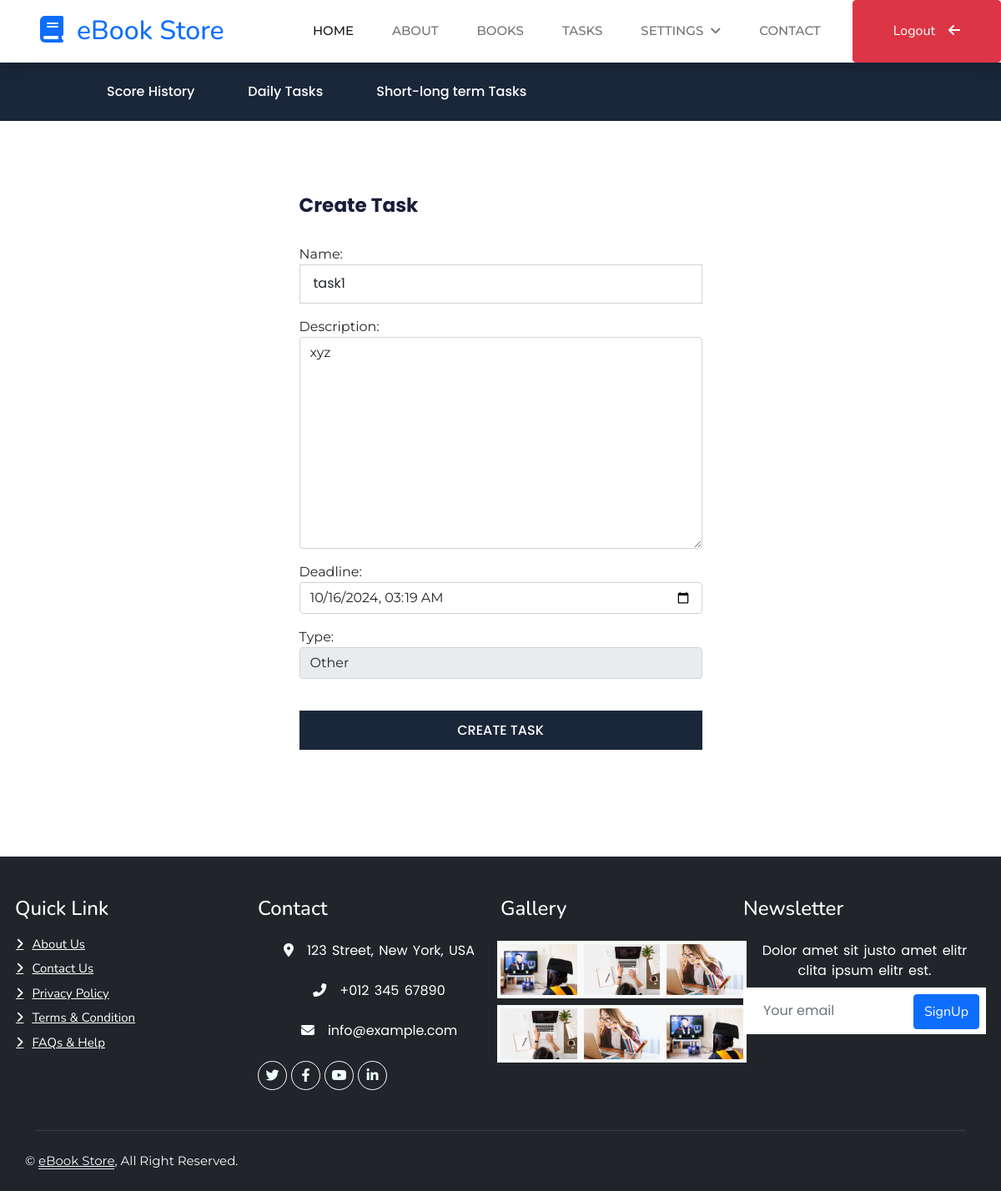
Screenshot of /5/update/?duration=Daily (signed in) with the database file from the repository.
### task/models.py (models this page shows, shortened)
class Task(models.Model):
    TASK_TYPE_MOST_IMPORTANT = "Most Important"
    TASK_TYPE_CRITICAL = "Critical"
    TASK_TYPE_OTHER = "Other"
    TASK_TYPES = (TASK_TYPE_MOST_IMPORTANT, TASK_TYPE_CRITICAL, TASK_TYPE_OTHER)
    TASK_DUERATION_DAILY = "Daily"
    TASK_DUERATION_LONG_SHORT_TERM = "Long-Short term"
    TASK_DUERATIONS = (TASK_DUERATION_DAILY, TASK_DUERATION_LONG_SHORT_TERM)
    is_completed = models.BooleanField(default=False)
    name = models.CharField(max_length=200)
    description = models.TextField()
    deadline = models.DateTimeField()
    created_by = models.ForeignKey(
        User, on_delete=models.CASCADE, related_name="tasks"
    )
    created_at = models.DateTimeField(auto_now_add=True)
    updated_at = models.DateTimeField(auto_now=True)
    score = models.IntegerField(default=1)
    type = models.CharField(
        max_length=20,
        choices=((i, i) for i in TASK_TYPES),
        default=TASK_TYPE_MOST_IMPORTANT,
    )
    duration = models.CharField(
        max_length=20,
        choices=((i, i) for i in TASK_DUERATIONS),
        default=TASK_DUERATION_LONG_SHORT_TERM,
    )

### task/views.py (the view, shortened to what this page needs)
# urls.py: path("<int:pk>/update/", views.TaskUpdateView.as_view(), name="update"),
class TaskUpdateView(LoginRequiredMixin, View):
    template_name = "task/create-task.html"
    def get(self, request, pk):
        try:
            task = request.user.tasks.get(pk=pk)
        except ObjectDoesNotExist:
            raise Http404
        form = TaskForm(instance=task, request=request)
        return render(request, self.template_name, {"form": form})

### task/forms.py (shortened to what this page needs)
class TaskForm(forms.ModelForm):
    deadline = forms.DateTimeField(
        widget=forms.DateTimeInput(
            format="%Y-%m-%dT%H:%M", attrs={"type": "datetime-local"}
        )
    )
    def __init__(self, *args, **kwargs):
        self.request = kwargs.pop("request")
        super().__init__(*args, **kwargs)
        for field in self.fields.values():
            field.widget.attrs["class"] = "form-control"
    class Meta:
        model = Task
        fields = ["name", "description", "deadline", "type"]

### task/templates/task/create-task.html (shortened to what this page needs)
{% extends 'base.html' %}
{% load static %}
{% block css %}
<link rel="stylesheet" href="{% static 'task/css/bootstrap.min.css' %}" />
<link rel="stylesheet" href="{% static 'task/css/style.css' %}" />
<link rel="stylesheet" href="{% static 'task/css/responsive.css' %}" />
<link rel="stylesheet" href="{% static 'task/css/table.css' %}" />
{% endblock css %}
{% block content %}
{% include "components/navbar.html" %}
<section class="main_form">
    <div class="container">
        <div class="row">
              <div class="col-lg-5 col-md-6 col-sm-8 mx-auto">
                  <div class="row form">
                      <form method='POST'>
                          <h3>Create Task</h3>
                          {{form.as_p}}
                          <button type="submit" class="main_btn">CREATE TASK</button>
                      </form>
                  </div>
              </div>
       </div>
    </div>
</section>
{% endblock content %}

### static/css/style.css (style rules this page uses)
:root { --primary: #06BBCC; --light: #F0FBFC; --dark: #181d38; }

### task/static/task/css/style.css (style rules this page uses)
* { margin: 0; padding: 0; box-sizing: border-box; }
body { font-family: 'Montserrat', sans-serif; scroll-behavior: smooth; }
:root { --primary-color: #3E9D03; --red: #C0392B; --blue: #1A273A; --black: #43A707; --white-color: #FFFFFF; --Relway: 'Raleway', sans-serif; --Poppins: 'Poppins', sans-serif; --Roboto: 'Roboto', sans-serif; }
.row>* { padding-right: calc(var(--bs-gutter-x) * .0); padding-left: calc(var(--bs-gutter-x) * .0); }
.main_form { padding: 3rem 1rem 3rem 1rem; display: flex; justify-content: center; align-items: center; }
.form { padding: 2.5rem .5rem !important; background-color: var(--white-color); box-shadow: 0px 0px 0px 10 rgba(0,0,0,.1) !important; }
.form h3 { font-size: 1.45rem; font-weight: 700; font-family: var(--Poppins); margin-bottom: 2rem; }
input[type='text'], input[type='email'], input[type='password'], input[type='number'] { padding: .66rem 1rem; font-size: 1rem; font-weight: 400; font-family: var(--Poppins); border-radius: 0px !important; }
input[type='text'], input[type='email'], input[type='number']:focus { box-shadow: none !important; outline: none; }
.main_btn { padding: .7rem 1rem; background-color: var(--blue); color: var(--white-color); border: none; outline: none; width: 100%; margin:1.4rem auto 2.5rem auto; font-weight: 500; font-size: 1rem; font-family: var(--Poppins); }

### task/static/task/css/responsive.css (style rules this page uses)
:root { --primary-color: #3E9D03; --blue: #1A273A; --black: #43A707; --white-color: #FFFFFF; --Relway: 'Raleway', sans-serif; --Poppins: 'Poppins', sans-serif; --Roboto: 'Roboto', sans-serif; }

### task/static/task/css/table.css (style rules this page uses)
:root { --primary-color: #3E9D03; --blue: #1A273A; --black: #43A707; --white-color: #FFFFFF; --Relway: 'Raleway', sans-serif; --Poppins: 'Poppins', sans-serif; --Roboto: 'Roboto', sans-serif; }

### rows the page displays
Task: name "task1", description "xyz", deadline "10/16/2024 03:19", type "Other"
